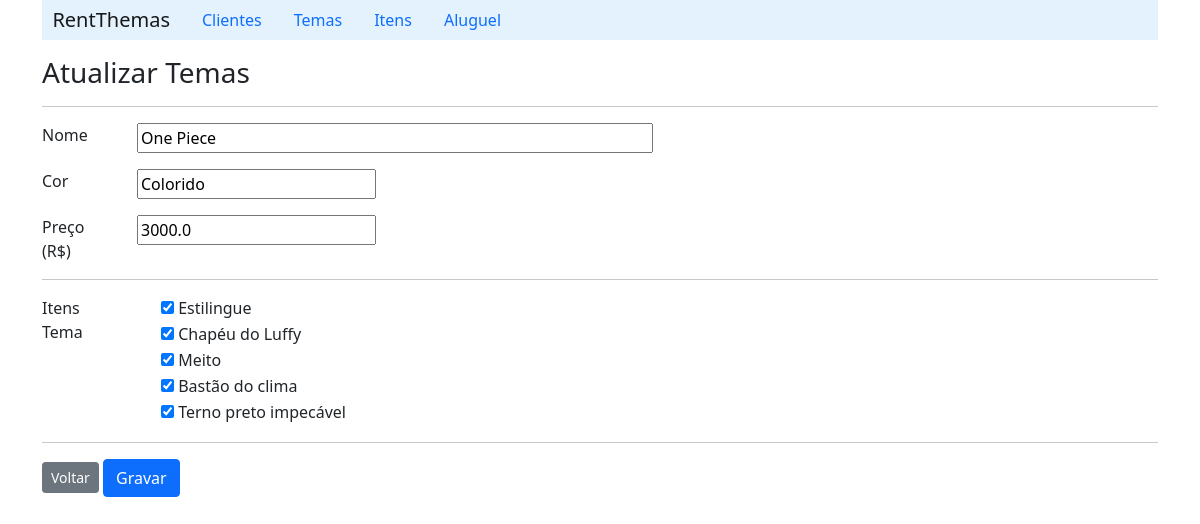
Page /detailTheme/1 on the committed database.
### aluguel/models.py (models this page shows, shortened)
class Theme(models.Model):
    name = models.CharField(max_length=20, blank=False)
    color = models.CharField(max_length=10)
    price = models.FloatField()
    itens =  models.ManyToManyField('Item', related_name='themes')

class Item(models.Model):
    name = models.CharField(max_length=30, blank=False)
    description = models.CharField(max_length=200)

### aluguel/views.py (the view)
# urls.py: path('detailTheme/<int:id>', ThemeViews.detailTheme),
    def detailTheme(request, id):
        theme = Theme.objects.get(pk=id)
        return render(request, 'theme/formEditTheme.html', {'theme': theme} )

### aluguel/templates/theme/formEditTheme.html (shortened to what this page needs)
{% extends "index.html" %}
{% block content %}
    <h3>Atualizar Temas</h3>
    <hr>
        <form action="/updateTheme/{{theme.id}}" method="post">
            <div class="row mb-3">
                <label class="col-sm-1" for="">Nome</label>
                <div class="col-sm-11">
                    <input type="text" size="50" name="name" value="{{theme.name}}">
                </div>
            </div>
           <div class="row mb-3">
                    <label class="col-sm-1" for="">Cor</label>
                    <div class="col-sm-11">
                        <input type="text" size="20" name="color" value="{{theme.color}}">
                    </div>
           </div>
            <div class="row mb-3">
                <label class="col-sm-1" for="">Preço (R$)</label>
                <div class="col-sm-11">
                    <input type="text" size="20" name="price" value="{{theme.price}}">
                </div>
            </div>
            <hr>
            <fieldset class="row mb-3">
                <legend class="col-form-label col-sm-1 pt-0">Itens Tema</legend>
                <div class="col-sm-11">
                    {% for item in theme.itens.all %}
                        {% if item%}
                            <div class="form-check">
                                <input type="checkbox" name="item" value="{{item.id}}" id="" checked>
                                <label for="item_name">{{item.name}}</label>
                            </div>
                        {% endif%}
                    {% endfor %}
                </div>
            </fieldset>
            <hr>
        <a class="btn btn-secondary btn-sm" href="/listTheme">Voltar</a>
        <input class="btn btn-primary" type="submit" value="Gravar">
        </form>
{% endblock %}

### rows in the picture
Theme: name "One Piece", color "Colorido", price "3000.0"
Item: name "Estilingue"
Item: name "Chapéu do Luffy"
Item: name "Meito"
Item: name "Bastão do clima"
Item: name "Terno preto impecável"
